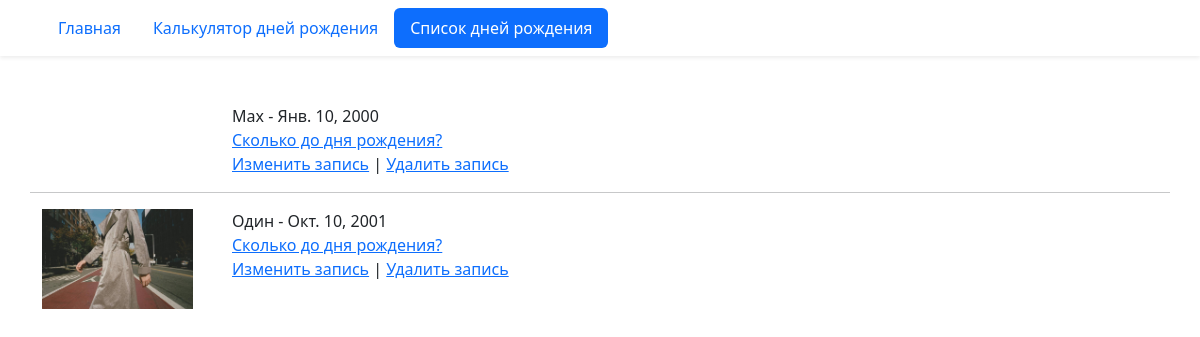
The app's page /birthday/list/ with its own data.
### birthday/models.py (models this page shows, shortened)
class Birthday(models.Model):
    first_name = models.CharField('Имя', max_length=20)
    last_name = models.CharField(
        'Фамилия', blank=True, help_text='Необязательное поле', max_length=20
    )
    birthday = models.DateField('Дата рождения', validators=(real_age,))
    image = models.ImageField('Фото', upload_to='birthdays_images', blank=True)
    class Meta:
        constraints = (
            models.UniqueConstraint(
                fields=('first_name', 'last_name', 'birthday'),
                name='Unique person constraint',
            ),
        )

### birthday/views.py (the view)
# urls.py: path('list/', views.BirthdayListView.as_view(), name='list'),
class BirthdayListView(ListView):
    model = Birthday
    ordering = 'id'
    paginate_by = 10

### templates/birthday/birthday_list.html (shortened to what this page needs)
{% extends "base.html" %}
{% block content %}
  {% for birthday in page_obj %}
    <div class="row">
      <div class="col-2">
        {% if birthday.image %}
          <img src="{{ birthday.image.url }}" height="100">
        {% endif %}
      </div>
      <div class="col-10">
        <div>
          {{ birthday.first_name }} {{ birthday.last_name }} - {{ birthday.birthday }}<br>
          <a href="{% url 'birthday:detail' birthday.id %}">Сколько до дня рождения?</a>
        </div>
        <div>
          <a href="{% url 'birthday:edit' birthday.id %}">Изменить запись</a> | <a href="{% url 'birthday:delete' birthday.id %}">Удалить запись</a>
        </div>
      </div>
      {% if not forloop.last %}
        <hr class="mt-3">
      {% endif %}
    </div>
  {% endfor %}
{% endblock %}

### records on screen
Birthday: first_name "Max", birthday "Янв. 10, 2000"
Birthday: image (picture), first_name "Один", birthday "Окт. 10, 2001"
